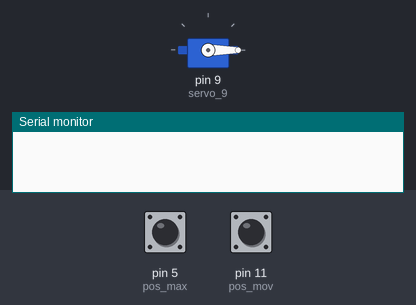
Bench run of a sketch on a simulated Arduino Uno, built with avr-gcc and run on an emulated ATmega328P. On the bench: servo, the last lines printed to the serial monitor. The inputs (shaded band) are chosen by the test bench; at power-on: pin 11 (pos_mov) HIGH, pin 5 (pos_max) HIGH.

Above: at 1.2 s.
1.3 s: pin 11 (pos_mov) pulled LOW for 0.15 s
At 2.1 s:
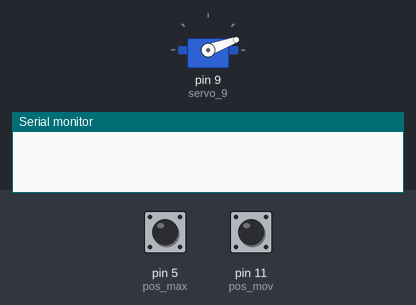
At 17.4 s:
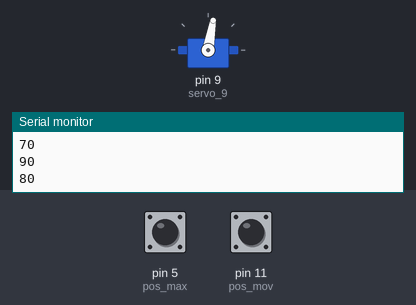
Timing chart, 0 to 18.9 s (numbered marks = the images above; inputs shaded):
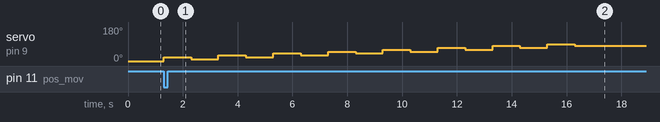

The sketch:

ServoControladoPulsadores.ino
```cpp
#include <Servo.h>
int pos_in=0;
int pos_max=5;
int pos_mov=11;
int pos = 0;
Servo servo_9;
void setup()
{
  pinMode(pos_in, INPUT_PULLUP);
  pinMode(pos_max, INPUT_PULLUP);
  pinMode(pos_mov, INPUT_PULLUP);
  servo_9.attach(9);
  servo_9.write(0);
  Serial.begin(9600);
}

void loop()
{
  if(digitalRead(pos_in)== LOW){
  servo_9.write(0);
  }
  if(digitalRead(pos_max)== LOW){
  servo_9.write(180);
  }
  if(digitalRead(pos_mov)== LOW){
    for (pos = 20; pos <= 90; pos += 10) {
    servo_9.write(pos);
    delay(1000);
    servo_9.write(pos-10);
    delay(1000);
    Serial.println(pos);
    Serial.println(pos-10);
  }
  }
}
```

Measured:
- after the input at 1.3 s, servo on pin 9 (servo_9): 0° → 20° at once, → 10° 1.0 s later, → 30° 1.0 s later, → 20° 1.0 s later, … (16 changes in this stretch)
